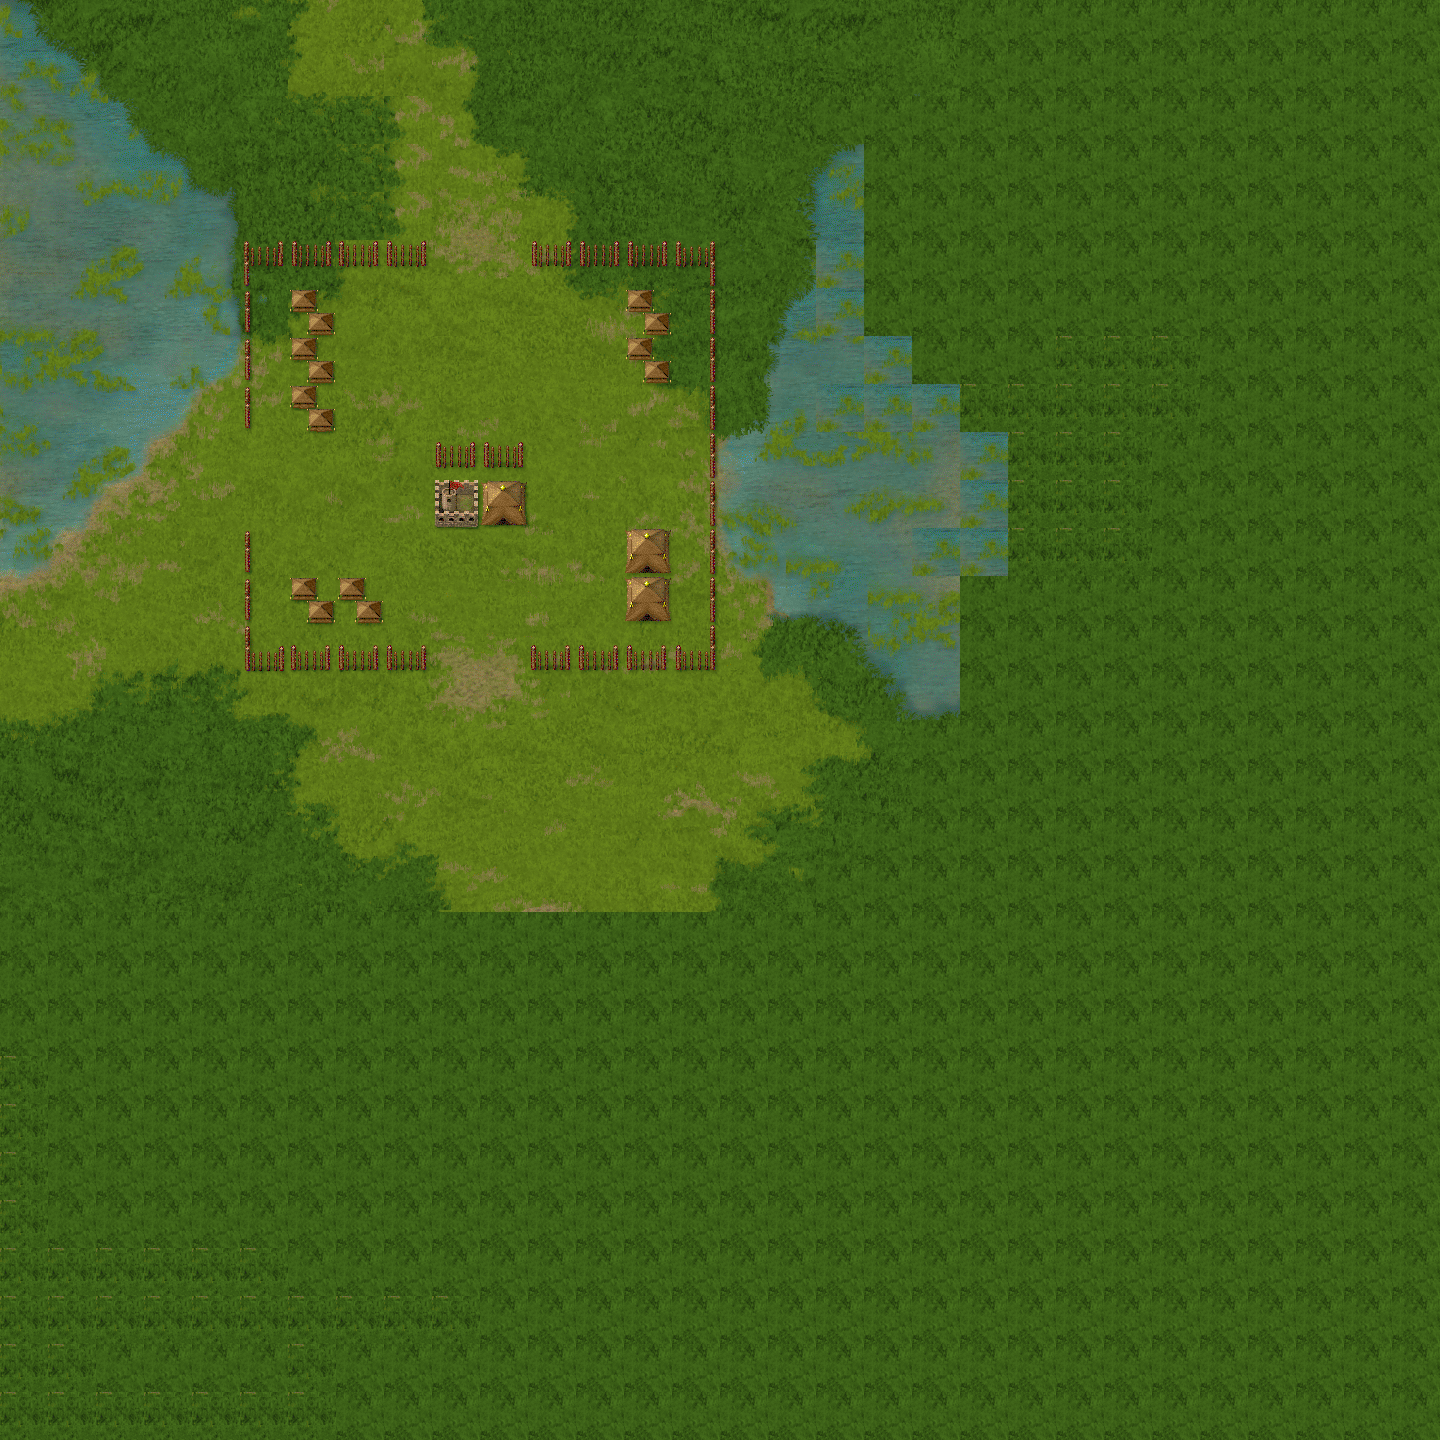

Tiled map render using the project's own tile images. Description and the map definition, with tile-layer contents summarised, below:
An orthogonal 30x30 tile map with 48x48 px tiles, 1 tile layer (Background) and 8 objects (2x l, 1, 2, 3, rt, ...).

<map version="1.0" orientation="orthogonal" width="30" height="30" tilewidth="48" tileheight="48">
 <tileset firstgid="1" name="Map" tilewidth="48" tileheight="48">
  <properties>
   <property name="" value="" />
  </properties>
  <image source="Map.png" width="960" height="960" />
  <terraintypes>
   <terrain name="Forest" tile="386" />
   <terrain name="Moss" tile="163">
    <properties>
     <property name="MoveCost" value="2" />
     <property name="Type" value="Moss" />
    </properties>
   </terrain>
   <terrain name="Tent" tile="230">
    <properties>
     <property name="MoveCost" value="1" />
     <property name="Type" value="Tent" />
    </properties>
   </terrain>
  </terraintypes>
  <tile id="0" terrain="0,0,0,0" />
  <tile id="1" terrain="0,0,0,0">
   <properties>
    <property name="Type" value="Forest" />
   </properties>
  </tile>
  <tile id="2" terrain="0,0,0,0" />
  <tile id="3" terrain="0,0,0,0" />
  <tile id="4" terrain="0,0,0,0" />
  <tile id="9" terrain="0,0,0,0" />
  <tile id="10" terrain="0,0,0,0" />
  <tile id="11" terrain="0,0,0,0" />
  <tile id="12" terrain="0,0,0,0" />
  <tile id="13" terrain="0,0,0,0" />
  <tile id="14" terrain="0,0,0,0" />
  <tile id="15" terrain="0,0,0,0" />
  <tile id="16" terrain="0,0,0,0" />
  <tile id="17" terrain="0,0,0,0" />
  <tile id="18" terrain="0,0,0,0" />
  <tile id="19" terrain="0,0,0,0" />
  <tile id="20" terrain="1,1,1,1">
   <properties>
    <property name="Type" value="Moss" />
   </properties>
  </tile>
  <tile id="21" terrain="0,0,0,0" />
  <tile id="22" terrain="0,0,0,0" />
  <tile id="23" terrain="0,0,0,0">
   <properties>
    <property name="Type" value="Tree" />
   </properties>
  </tile>
  <tile id="24" terrain="0,0,0,0" />
  <tile id="25" terrain="0,0,0,0" />
  <tile id="29" terrain="0,0,0,0" />
  <tile id="30" terrain="0,0,0,0" />
  <tile id="31" terrain="0,0,0,0" />
  <tile id="32" terrain="0,0,0,0" />
  <tile id="33" terrain="0,0,0,0" />
  <tile id="34" terrain="0,0,0,0" />
  <tile id="35" terrain="0,0,0,0" />
  <tile id="36" terrain="0,0,0,0" />
  <tile id="37" terrain="0,0,0,0" />
  <tile id="38" terrain="0,0,0,0" />
  <tile id="39" terrain="0,0,0,0" />
  <tile id="40" terrain="1,1,1,1">
   <properties>
    <property name="Type" value="Moss" />
   </properties>
  </tile>
  <tile id="41" terrain="1,1,1,1" />
  <tile id="42" terrain="0,0,0,0" />
  <tile id="43" terrain="0,0,0,0" />
  <tile id="44" terrain="0,0,0,0" />
  <tile id="45" terrain="0,0,0,0" />
  <tile id="50" terrain="0,0,0,0" />
  <tile id="51" terrain="0,0,0,0" />
  <tile id="52" terrain="0,0,0,0" />
  <tile id="53" terrain="0,0,0,0" />
  <tile id="54" terrain="0,0,0,0" />
  <tile id="55" terrain="0,0,0,0" />
  <tile id="56" terrain="0,0,0,0" />
  <tile id="57" terrain="0,0,0,0" />
  <tile id="58" terrain="0,0,0,0" />
  <tile id="59" terrain="0,0,0,0" />
  <tile id="60" terrain="1,1,1,1" />
  <tile id="61" terrain="1,1,1,1" />
  <tile id="62" terrain="1,1,1,1" />
  <tile id="63" terrain="0,0,0,0" />
  <tile id="64" terrain="0,0,0,0" />
  <tile id="65" terrain="0,0,0,0" />
  <tile id="66" terrain="0,0,0,0" />
  <tile id="70" terrain="0,0,0,0" />
  <tile id="71" terrain="0,0,0,0" />
  <tile id="72" terrain="0,0,0,0" />
  <tile id="73" terrain="0,0,0,0" />
  <tile id="74" terrain="0,0,0,0" />
  <tile id="75" terrain="0,0,0,0" />
  <tile id="76" terrain="0,0,0,0" />
  <tile id="77" terrain="0,0,0,0" />
  <tile id="78" terrain="1,1,1,1" />
  <tile id="79" terrain="1,1,1,1" />
  <tile id="80" terrain="1,1,1,1" />
  <tile id="81" terrain="1,1,1,1" />
  <tile id="82" terrain="1,1,1,1" />
  <tile id="83" terrain="1,1,1,1" />
  <tile id="84" terrain="0,0,0,0" />
  <tile id="85" terrain="0,0,0,0" />
  <tile id="86" terrain="0,0,0,0" />
  <tile id="91" terrain="0,0,0,0" />
  <tile id="92" terrain="0,0,0,0" />
  <tile id="93" terrain="0,0,0,0" />
  <tile id="94" terrain="0,0,0,0" />
  <tile id="95" terrain="0,0,0,0" />
  <tile id="96" terrain="0,0,0,0" />
  <tile id="97" terrain="1,1,1,1" />
  <tile id="98" terrain="1,1,1,1" />
  <tile id="99" terrain="1,1,1,1" />
  <tile id="100" terrain="1,1,1,1" />
  <tile id="101" terrain="1,1,1,1" />
  <tile id="102" terrain="1,1,1,1" />
  <tile id="103" terrain="1,1,1,1" />
  <tile id="104" terrain="1,1,1,1" />
  <tile id="105" terrain="0,0,0,0" />
  <tile id="106" terrain="0,0,0,0" />
  <tile id="112" terrain="0,0,0,0" />
  <tile id="113" terrain="0,0,0,0" />
  <tile id="114" terrain="0,0,0,0" />
  <tile id="115" terrain="0,0,0,0" />
  <tile id="116" terrain="0,0,0,0" />
  <tile id="117" terrain="1,1,1,1" />
  <tile id="118" terrain="1,1,1,1" />
  <tile id="119" terrain="1,1,1,1" />
  <tile id="120" terrain="1,1,1,1" />
  <tile id="121" terrain="1,1,1,1" />
  <tile id="122" terrain="1,1,1,1" />
  <tile id="123" terrain="1,1,1,1" />
  <tile id="124" terrain="1,1,1,1" />
  <tile id="135" terrain="0,0,0,0" />
  <tile id="136" terrain="0,0,0,0" />
  <tile id="137" terrain="1,1,1,1" />
  <tile id="138" terrain="1,1,1,1" />
  <tile id="139" terrain="1,1,1,1" />
  <tile id="140" terrain="1,1,1,1" />
  <tile id="141" terrain="1,1,1,1" />
  <tile id="142" terrain="1,1,1,1" />
  <tile id="143" terrain="1,1,1,1" />
  <tile id="144" terrain="1,1,1,1" />
  <tile id="155" terrain="0,0,0,0" />
  <tile id="156" terrain="1,1,1,1" />
  <tile id="157" terrain="1,1,1,1" />
  <tile id="158" terrain="1,1,1,1" />
  <tile id="159" terrain="1,1,1,1" />
  <tile id="160" terrain="1,1,1,1" />
  <tile id="161" terrain="1,1,1,1" />
  <tile id="162" terrain="1,1,1,1" />
  <tile id="163" terrain="1,1,1,1" />
  <tile id="164" terrain="1,1,1,1" />
  <tile id="175" terrain="0,0,0,0" />
  <tile id="176" terrain="1,1,1,1" />
  <tile id="177" terrain="1,1,1,1" />
  <tile id="178" terrain="1,1,1,1" />
  <tile id="179" terrain="1,1,1,1" />
  <tile id="180" terrain="1,1,1,1" />
  <tile id="181" terrain="1,1,1,1" />
  <tile id="182" terrain="1,1,1,1" />
  <tile id="183" terrain="1,1,1,1" />
  <tile id="195" terrain="0,0,0,0" />
  <tile id="196" terrain="1,1,1,1" />
  <tile id="197" terrain="1,1,1,1" />
  <tile id="198" terrain="1,1,1,1" />
  <tile id="199" terrain="1,1,1,1" />
  <tile id="200" terrain="1,1,1,1" />
  <tile id="201" terrain="1,1,1,1" />
  <tile id="202" terrain="1,1,1,1" />
  <tile id="215" terrain="1,1,1,1" />
  <tile id="216" terrain="1,1,1,1" />
  <tile id="217" terrain="1,1,1,1" />
  <tile id="218" terrain="1,1,1,1" />
  <tile id="219" terrain="1,1,1,1" />
  <tile id="220" terrain="1,1,1,1" />
  <tile id="221" terrain="1,1,1,1" />
  <tile id="230" terrain="2,2,2,2" />
  <tile id="235" terrain="1,1,1,1" />
  <tile id="236" terrain="1,1,1,1" />
  <tile id="237" terrain="1,1,1,1" />
  <tile id="238" terrain="1,1,1,1" />
  <tile id="239" terrain="1,1,1,1" />
  <tile id="240" terrain="1,1,1,1" />
  <tile id="245" terrain="0,,0," />
  <tile id="253" terrain="2,2,2,2" />
  <tile id="255" terrain="1,1,1,1" />
  <tile id="256" terrain="1,1,1,1" />
  <tile id="257" terrain="1,1,1,1" />
  <tile id="258" terrain="1,1,1,1" />
  <tile id="259" terrain="1,1,1,1" />
  <tile id="273" terrain="2,2,2,2" />
  <tile id="276" terrain="1,1,1,1" />
  <tile id="277" terrain="1,1,1,1" />
  <tile id="278" terrain="1,1,1,1" />
  <tile id="279" terrain="1,1,1,1" />
  <tile id="296" terrain="0,0,0,0" />
  <tile id="297" terrain="0,0,0,0" />
  <tile id="298" terrain="1,1,1,1" />
  <tile id="299" terrain="1,1,1,1" />
  <tile id="302" terrain="0,0,0,0" />
  <tile id="303" terrain="0,0,0,0" />
  <tile id="304" terrain="0,0,0,0" />
  <tile id="317" terrain="0,0,0,0" />
  <tile id="318" terrain="0,0,0,0" />
  <tile id="319" terrain="1,1,1,1" />
  <tile id="320" terrain="0,0,0,0" />
  <tile id="321" terrain="0,0,0,0" />
  <tile id="322" terrain="0,0,0,0" />
  <tile id="323" terrain="0,0,0,0" />
  <tile id="324" terrain="0,0,0,0" />
  <tile id="325" terrain="0,0,0,0" />
  <tile id="338" terrain="0,0,0,0" />
  <tile id="339" terrain="0,0,0,0" />
  <tile id="340" terrain="0,0,0,0" />
  <tile id="341" terrain="0,0,0,0" />
  <tile id="342" terrain="0,0,0,0" />
  <tile id="343" terrain="0,0,0,0" />
  <tile id="344" terrain="0,0,0,0" />
  <tile id="345" terrain="0,0,0,0" />
  <tile id="357" terrain="0,0,0,0" />
  <tile id="358" terrain="0,0,0,0" />
  <tile id="359" terrain="0,0,0,0" />
  <tile id="360" terrain="0,0,0,0" />
  <tile id="361" terrain="0,0,0,0" />
  <tile id="362" terrain="0,0,0,0" />
  <tile id="363" terrain="0,0,0,0" />
  <tile id="364" terrain="0,0,0,0" />
  <tile id="365" terrain="0,0,0,0" />
  <tile id="366" terrain="0,0,0,0" />
  <tile id="376" terrain="0,0,0,0" />
  <tile id="377" terrain="0,0,0,0" />
  <tile id="378" terrain="0,0,0,0" />
  <tile id="379" terrain="0,0,0,0" />
  <tile id="380" terrain="0,0,0,0" />
  <tile id="381" terrain="0,0,0,0" />
  <tile id="382" terrain="0,0,0,0" />
  <tile id="383" terrain="0,0,0,0" />
  <tile id="384" terrain="0,0,0,0" />
  <tile id="385" terrain="0,0,0,0" />
  <tile id="386" terrain="0,0,0,0" />
  <tile id="387" terrain="0,0,0,0" />
  <tile id="388" terrain="0,0,0,0" />
  <tile id="395" terrain="0,0,0,0" />
  <tile id="396" terrain="0,0,0,0" />
  <tile id="397" terrain="0,0,0,0" />
  <tile id="398" terrain="0,0,0,0" />
  <tile id="399" terrain="0,0,0,0" />
 </tileset>
 <layer name="Background" width="30" height="30">
  <data>[900 cells, 900 non-empty, 349 distinct tile ids]</data>
 </layer>
 <objectgroup name="Player" width="30" height="30">
  <object name="1" x="384" y="480" width="43" height="47" />
  <object name="2" x="435" y="533" width="43" height="47" />
  <object name="3" x="534" y="480" width="43" height="47" />
 </objectgroup>
 <objectgroup name="Enemy" width="30" height="30">
  <object name="l" x="92" y="345" width="43" height="47" />
  <object name="l" x="92" y="392" width="43" height="47" />
  <object name="rt" x="717" y="246" width="43" height="47" />
  <object name="lb" x="173" y="683" width="43" height="47" />
  <object name="r" x="791" y="626" width="43" height="47" />
 </objectgroup>
</map>
